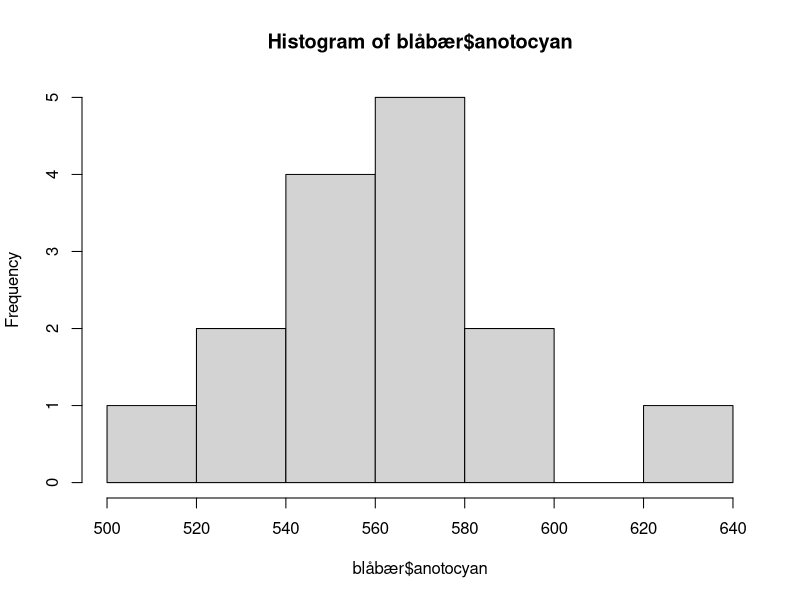

The R script that drew this image:
## ---- chunk 1
anotocyan <- c(525, 587, 547, 558, 591, 531, 571, 551,
               566, 622, 561, 502, 556, 565, 562)
blåbær    <- data.frame(anotocyan)
hist(blåbær$anotocyan)
